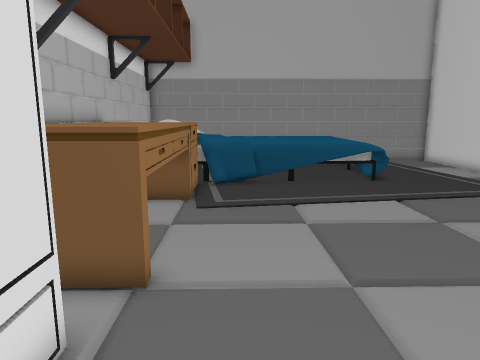
view 1 (above)

16 first-person views from a walk through a 3-D level made in the Unity game engine. The camera is 1.4 m above the floor, tilts 10° down and sees 70° across. The floor is counted in squares, 0.5 m on a side. Each view is taken from the middle of a square. On the plan, view 1 faces up. The plan holds only what a view shows up to about 20 squares ahead; the rest is blank. The place goes on beyond the plan. The player is left out.

view 2
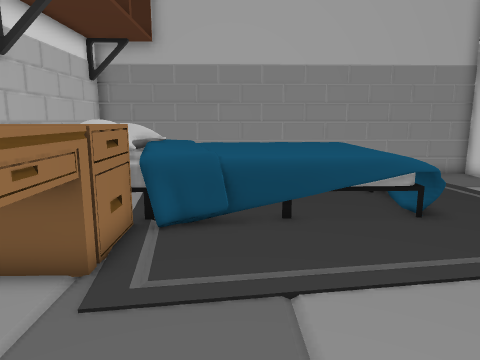

view 3
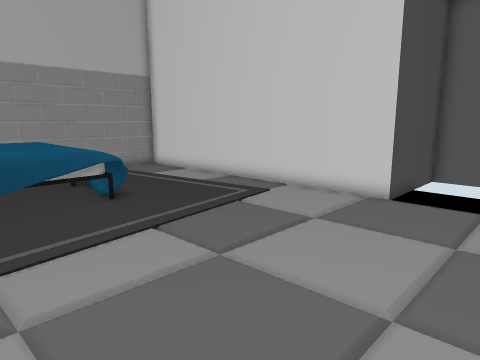

view 4
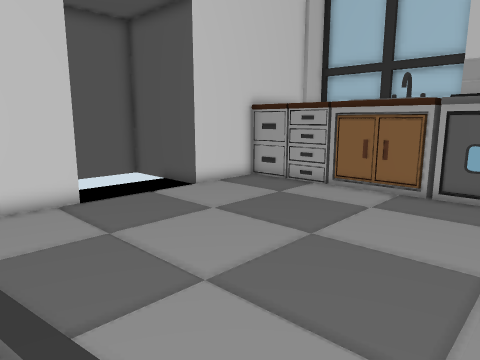

view 5
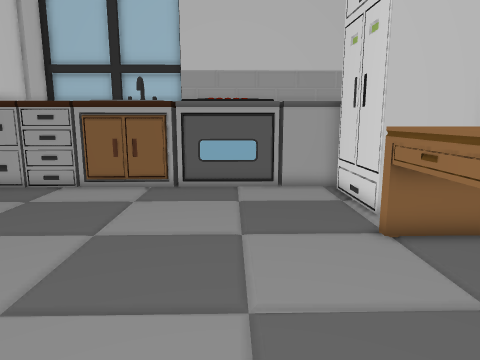

view 6
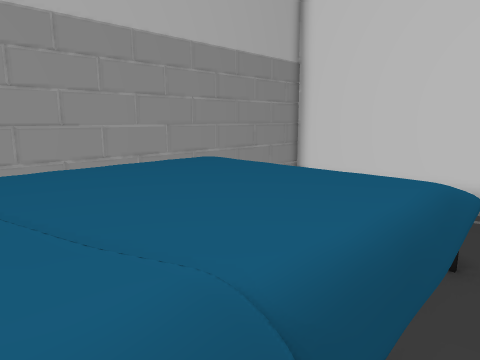

view 7
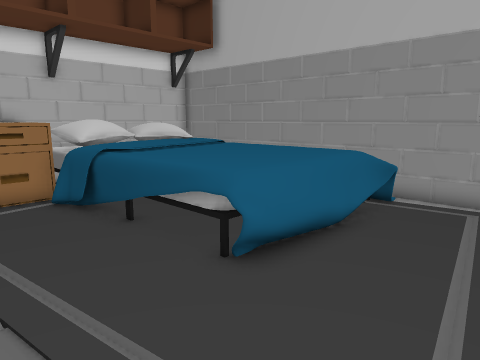

view 8
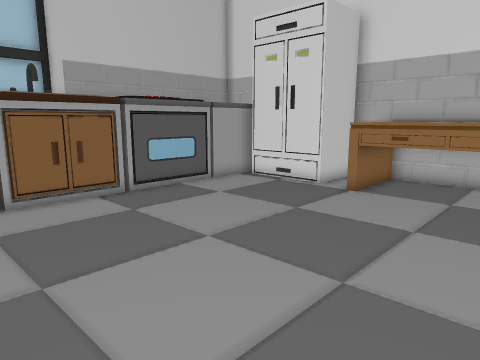

view 9
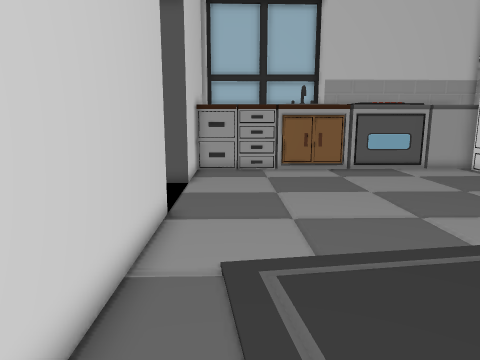

view 10
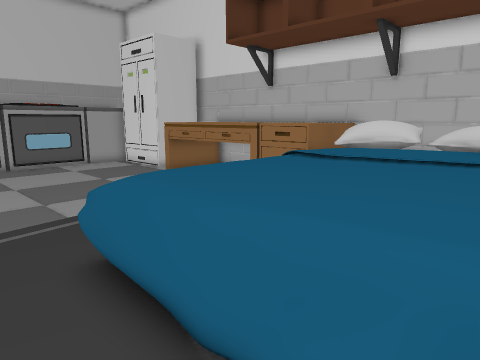

view 11
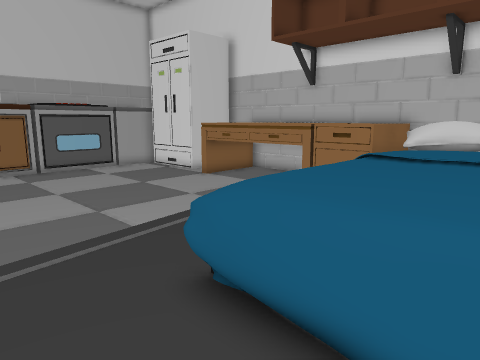

view 12
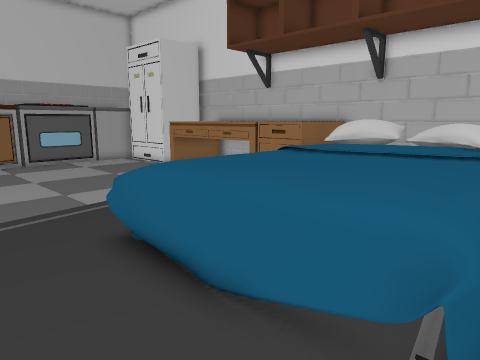

view 13
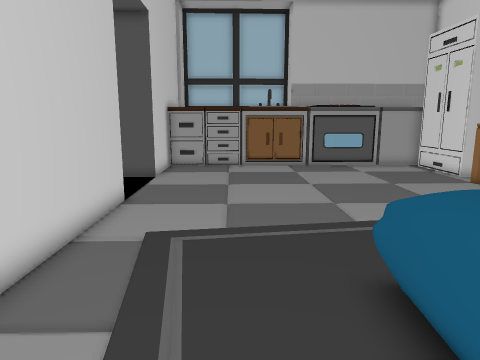

view 14
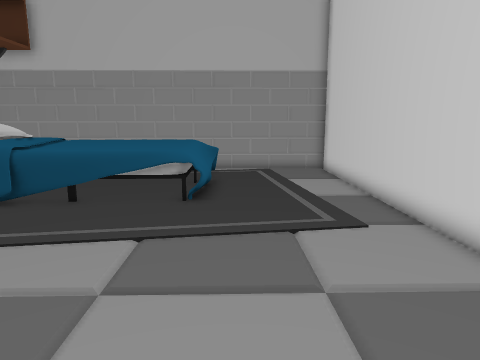

view 15
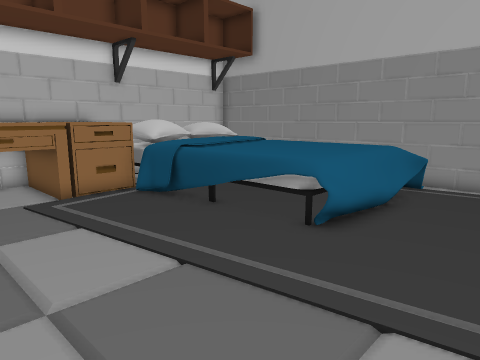

view 16
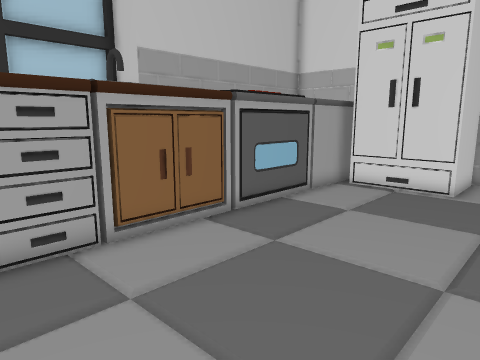

### Floor plan
Key: @ floor where view 1 was taken; # wall or solid block; . floor; = window, fence, low wall or low ledge; ^ raised ledge.
Columns run from 4 left of view 1 to 16 right of it. Each row starts with its distance up from view 1.
 24 ##################
 23   =       .......#
 22   ^^^^^^^^==.....#
 21  ^^^^^^^^^^......#
 20  ^^^^^^^^^^......#
 19 ^^^^^^^^^^^#.....#
 18 ^^^^^^^^^^^=.....#
 17 ^^^^^^^^^^^=.....#
 16 ^^^^^^^^^^^=.....#
 15 ^^^=^^^^^^^......#
 14 ^^^..............#
 13 ^^^..............#
 12 ^^^..............#
 11 ^ ^..............#
 10 ^^^..............#
  9   ^..............####
  8 ^^^................
  7 ^^^................
  6 ^^^................
  5  .................
  4 ###...............
  3   #..............##
  2   #..............#
  1   #..............#
  0   #.@......  ###^#
 -1  ^^^^####^^###^^^^
 -2     ^    ^

Positions as (right, up) in squares from view 1, and headings:
1: (0, 0), facing up
2: (1, 6), facing up
3: (1, 4), facing up-right
4: (1, 13), facing down-right
5: (2, 14), facing down
6: (-1, 14), facing up-right
7: (11, 11), facing up-left
8: (11, 12), facing down-left
9: (11, 19), facing down
10: (9, 22), facing down-left
11: (10, 20), facing down-left
12: (10, 23), facing down-left
13: (9, 21), facing down
14: (8, 4), facing up
15: (11, 8), facing up-left
16: (12, 7), facing down-left
